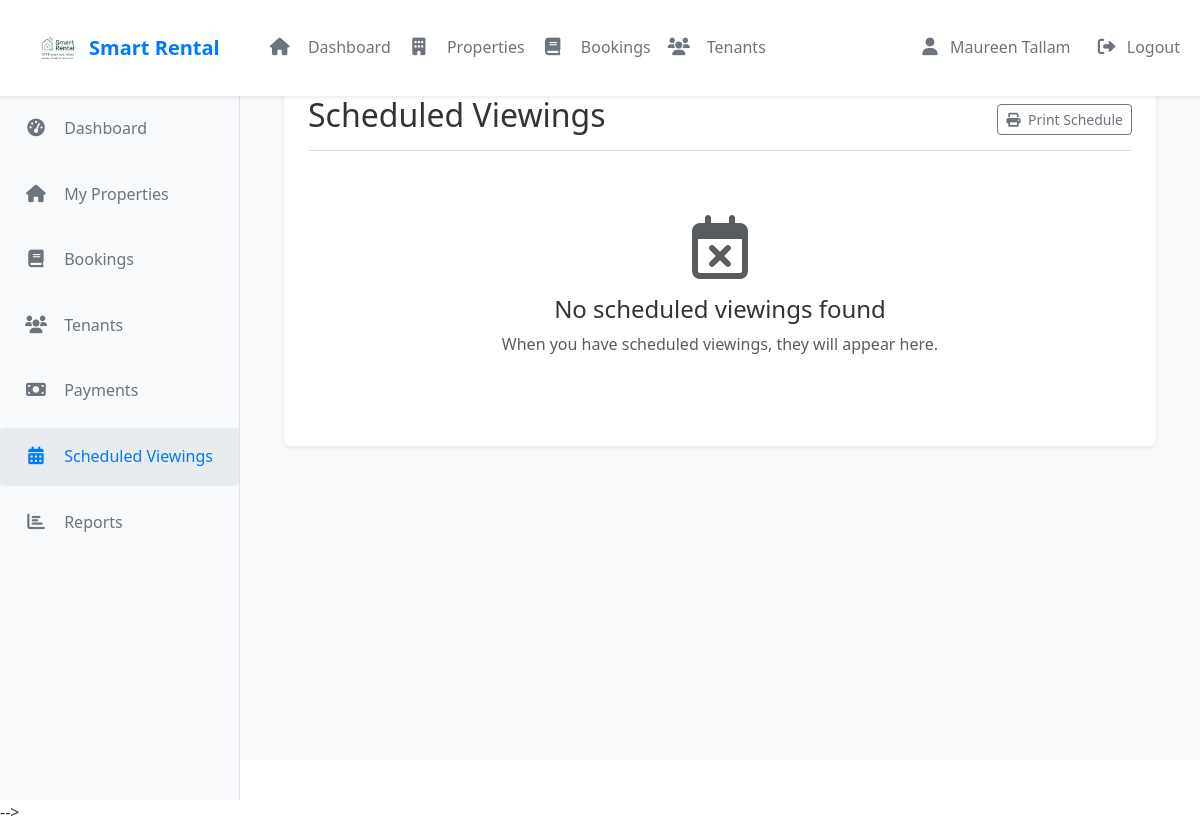
The app's page /smart_landlords/scheduled_viewings.php (signed in), older data.
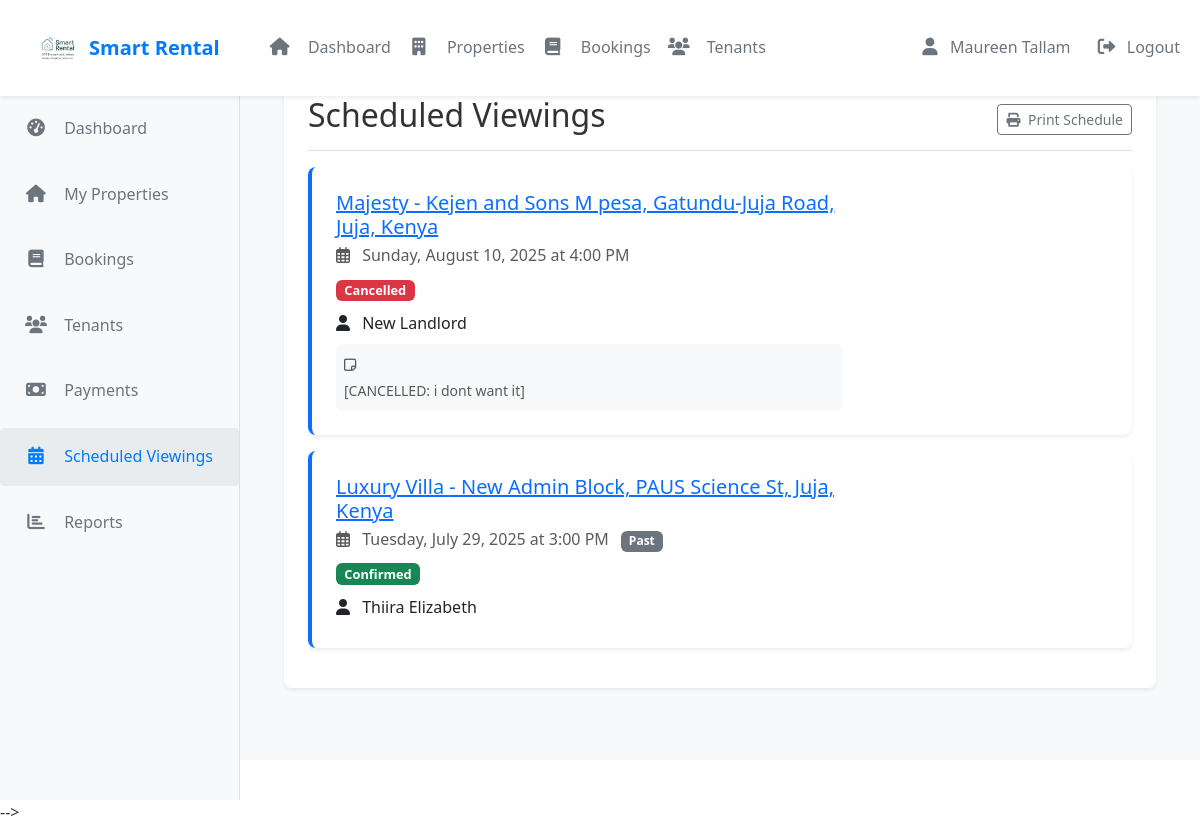
The same page, newer data.
### tables this page shows
CREATE TABLE `property_viewings` (
  `id` int(11) NOT NULL,
  `property_id` int(11) NOT NULL,
  `user_id` int(11) DEFAULT NULL,
  `viewer_name` varchar(100) NOT NULL,
  `contact_number` varchar(20) NOT NULL,
  `viewing_date` date NOT NULL,
  `viewing_time` time NOT NULL,
  `status` enum('pending','confirmed','completed','cancelled') NOT NULL DEFAULT 'pending',
  `notes` text DEFAULT NULL,
  `created_at` timestamp NOT NULL DEFAULT current_timestamp(),
  `updated_at` timestamp NOT NULL DEFAULT current_timestamp() ON UPDATE current_timestamp()
);

CREATE TABLE `houses` (
  `id` int(30) NOT NULL,
  `landlord_id` int(30) NOT NULL,
  `house_no` varchar(50) NOT NULL,
  `category_id` int(30) NOT NULL,
  `description` text NOT NULL,
  `location` varchar(255) DEFAULT NULL,
  `city` varchar(100) DEFAULT NULL,
  `state` varchar(100) DEFAULT NULL,
  `country` varchar(100) DEFAULT NULL,
  `latitude` decimal(10,8) DEFAULT NULL,
  `longitude` decimal(11,8) DEFAULT NULL,
  `price` double NOT NULL,
  `security_deposit` decimal(10,2) DEFAULT NULL,
  `min_rental_period` int(11) DEFAULT 1 COMMENT 'In months',
  `max_rental_period` int(11) DEFAULT 12 COMMENT 'In months',
  `advance_rent_months` int(11) DEFAULT 1 COMMENT 'Number of months rent to pay in advance',
  `payment_cycle` enum('monthly','quarterly','annually') NOT NULL DEFAULT 'monthly',
  `late_fee_percentage` decimal(5,2) DEFAULT 5.00,
  `bedrooms` int(11) DEFAULT 0,
  `bathrooms` int(11) DEFAULT 0,
  `area` decimal(10,2) DEFAULT NULL,
  `image` varchar(255) DEFAULT NULL,
  `main_image` varchar(255) DEFAULT NULL,
  `featured` tinyint(1) DEFAULT 0,
  `status` tinyint(1) DEFAULT 1,
  `created_at` timestamp NOT NULL DEFAULT current_timestamp(),
  `updated_at` timestamp NOT NULL DEFAULT current_timestamp() ON UPDATE current_timestamp(),
  `address` text DEFAULT NULL,
  `total_units` int(11) NOT NULL DEFAULT 1,
  `available_units` int(11) NOT NULL DEFAULT 1
);

CREATE TABLE `users` (
  `id` int(30) NOT NULL,
  `name` text NOT NULL,
  `username` varchar(200) NOT NULL,
  `phone_number` varchar(20) DEFAULT NULL COMMENT 'User''s contact phone number',
  `current_balance` decimal(15,2) DEFAULT 0.00,
  `default_payment_method` varchar(50) DEFAULT NULL,
  `password` text NOT NULL,
  `type` enum('admin','landlord','caretaker','customer') NOT NULL DEFAULT 'customer'
);

### config/auth.php (called while the page is built, shortened)
<?php
function has_role($role) {
    return isset($_SESSION['user_type']) && $_SESSION['user_type'] === $role;
}
function is_landlord() {
    return has_role('landlord');
}
?>

### smart_landlords/scheduled_viewings.php (the view, shortened to what this page needs)
<?php
require_once '../config/db.php';
require_once '../config/auth.php';
$sql = "SELECT pv.*, h.house_no, h.location, u.name as user_name,
               u.phone_number as user_phone, h.id as property_id
        FROM property_viewings pv
        JOIN houses h ON pv.property_id = h.id
        LEFT JOIN users u ON pv.user_id = u.id
        WHERE h.landlord_id = ?
        ORDER BY pv.viewing_date DESC, pv.viewing_time DESC";
$stmt = $conn->prepare($sql);
$stmt->bind_param('i', $_SESSION['user_id']);
$stmt->execute();
$viewings = $stmt->get_result();
?>
<!DOCTYPE html>
<html lang="en">
<head>
    <link href="https://cdn.jsdelivr.net/npm/bootstrap@5.3.0/dist/css/bootstrap.min.css" rel="stylesheet">
    <link rel="stylesheet" href="https://cdnjs.cloudflare.com/ajax/libs/font-awesome/6.0.0/css/all.min.css">
    <link rel="stylesheet" href="assets/css/style.css">
</head>
<body>
    <?php include('./includes/header.php'); ?>
    <div class="page-wrapper">
        <nav id="sidebar" class="sidebar">
            <div class="position-sticky">
                <ul class="nav flex-column">
                    <li class="nav-item">
                        <a class="nav-link" href="index.php">
                            <i class="fas fa-tachometer-alt"></i> Dashboard
                        </a>
                    </li>
                    <li class="nav-item">
                        <a class="nav-link" href="properties.php">
                            <i class="fas fa-home"></i> My Properties
                        </a>
                    </li>
                    <li class="nav-item">
                        <a class="nav-link" href="bookings.php">
                            <i class="fas fa-book"></i> Bookings
                        </a>
                    </li>
                    <li class="nav-item">
                        <a class="nav-link" href="tenants.php">
                            <i class="fas fa-users"></i> Tenants
                        </a>
                    </li>
                    <li class="nav-item">
                        <a class="nav-link" href="payments.php">
                            <i class="fas fa-money-bill"></i> Payments
                        </a>
                    </li>
                    <li class="nav-item">
                        <a class="nav-link active" href="scheduled_viewings.php">
                            <i class="fas fa-calendar-alt"></i> Scheduled Viewings
                        </a>
                    </li>
                    <li class="nav-item">
                        <a class="nav-link" href="reports.php">
                            <i class="fas fa-chart-bar"></i> Reports
                        </a>
                    </li>
                </ul>
            </div>
        </nav>
        <div class="main-content mt-4">
            <div class="container-fluid">
                <div class="page-content">
                    <div class="d-flex justify-content-between flex-wrap flex-md-nowrap align-items-center pt-3 pb-2 mb-3 border-bottom">
                        <h1 class="h2">Scheduled Viewings</h1>
                        <div class="btn-toolbar mb-2 mb-md-0">
                            <button class="btn btn-sm btn-outline-secondary" onclick="window.print()">
                                <i class="fas fa-print me-1"></i> Print Schedule
                            </button>
                        </div>
                    </div>
                    <div class="row">
                        <div class="col-md-12">
                            <?php if ($viewings->num_rows > 0): ?>
                                <?php while ($viewing = $viewings->fetch_assoc()):
                                    $viewing_datetime = new DateTime($viewing['viewing_date'] . ' ' . $viewing['viewing_time']);
                                    $now = new DateTime();
                                    $is_past = $viewing_datetime < $now;
                                ?>
                                    <div class="card viewing-card mb-3">
                                        <div class="card-body">
                                            <div class="row">
                                                <div class="col-md-8">
                                                    <h5 class="card-title mb-1">
                                                        <a href="property.php?id=<?php echo $viewing['property_id']; ?>">
                                                            <?php echo htmlspecialchars($viewing['house_no']); ?> -
                                                            <?php echo htmlspecialchars($viewing['location']); ?>
                                                        </a>
                                                    </h5>
                                                    <p class="text-muted mb-2">
                                                        <i class="far fa-calendar-alt me-2"></i>
                                                        <?php echo date('l, F j, Y', strtotime($viewing['viewing_date'])); ?> at
                                                        <?php echo date('g:i A', strtotime($viewing['viewing_time'])); ?>
                                                        <?php if ($is_past): ?>
                                                            <span class="badge bg-secondary ms-2">Past</span>
                                                        <?php endif; ?>
                                                    </p>
                                                    <div class="mb-2">
                                                        <span class="badge status-badge status-<?php echo $viewing['status']; ?>">
                                                            <?php echo ucfirst($viewing['status']); ?>
                                                        </span>
                                                    </div>
                                                    <?php if ($viewing['user_id']): ?>
                                                        <p class="mb-1">
                                                            <i class="fas fa-user me-2"></i>
                                                            <?php echo htmlspecialchars($viewing['user_name']); ?>
                                                        </p>
                                                    <?php endif; ?>
                                                    <?php if (!empty($viewing['notes'])): ?>
                                                        <div class="mt-2 p-2 bg-light rounded">
                                                            <small class="text-muted">
                                                                <i class="far fa-sticky-note me-1"></i>
                                                                <?php echo nl2br(htmlspecialchars($viewing['notes'])); ?>
                                                            </small>
                                                        </div>
                                                    <?php endif; ?>
                                                </div>
                                                <div class="col-md-4 text-end action-buttons">
                                                </div>
                                            </div>
                                        </div>
                                    </div>
                                <?php endwhile; ?>
                            <?php else: ?>
                                <div class="text-center py-5">
                                    <i class="far fa-calendar-times fa-4x text-muted mb-3"></i>
                                    <h4>No scheduled viewings found</h4>
                                    <p class="text-muted">When you have scheduled viewings, they will appear here.</p>
                                </div>
                            <?php endif; ?>
                        </div>
                    </div>
                </div>
            </div>
        </div>
    </div>
</body>
</html>

### smart_landlords/includes/header.php (shortened to what this page needs)
<?php
require_once '../config/auth.php';
?>
<nav class="navbar navbar-expand-lg navbar-light bg-white shadow-sm fixed-top">
    <div class="container-fluid">
        <a class="navbar-brand d-flex align-items-center" href="index.php">
            <img src="./assets/images/smart_rental_logo.png" alt="Smart Rental" height="40" class="me-2">
            <span class="navbar-text">Smart Rental</span>
        </a>
        <div class="collapse navbar-collapse" id="navbarNav">
            <ul class="navbar-nav me-auto">
                <li class="nav-item">
                    <a class="nav-link" href="index.php">
                        <i class="fas fa-home"></i> Dashboard
                    </a>
                </li>
                <li class="nav-item">
                    <a class="nav-link" href="properties.php">
                        <i class="fas fa-building"></i> Properties
                    </a>
                </li>
                <li class="nav-item">
                    <a class="nav-link" href="bookings.php">
                        <i class="fas fa-book"></i> Bookings
                    </a>
                </li>
                <li class="nav-item">
                    <a class="nav-link" href="tenants.php">
                        <i class="fas fa-users"></i> Tenants
                    </a>
                </li>
            </ul>
            <ul class="navbar-nav">
                <?php if (is_landlord()): ?>
                    <li class="nav-item">
                        <span class="nav-link me-2">
                            <i class="fas fa-user me-1"></i>
                            <?php echo htmlspecialchars($_SESSION['user_name']); ?>
                        </span>
                    </li>
                    <li class="nav-item">
                        <a class="nav-link btn btn-outline-primary" href="../logout.php">
                            <i class="fas fa-sign-out-alt me-1"></i>
                            Logout
                        </a>
                    </li>
                <?php endif; ?>
            </ul>
        </div>
    </div>
</nav>

### includes/footer.php (shortened to what this page needs)
</body>
</html>

### smart_landlords/assets/css/style.css (style rules this page uses)
body { font-family: 'Segoe UI', Tahoma, Geneva, Verdana, sans-serif; line-height: 1.6; color: #333; }
.navbar { box-shadow: 0 2px 4px rgba(0,0,0,0.1); }
.navbar-brand img { height: 40px; }
.main-content { padding: 2rem; margin-left: 240px; min-height: calc(100vh - 4rem); background-color: #f8f9fa; }
.card { margin-bottom: 1.5rem; box-shadow: 0 0.125rem 0.25rem rgba(0,0,0,0.075); border: none; border-radius: 0.5rem; transition: transform 0.2s ease-in-out; }
.card-body { padding: 1.5rem; }
.page-content { padding: 1.5rem; background-color: white; border-radius: 0.5rem; box-shadow: 0 0.125rem 0.25rem rgba(0,0,0,0.075); }
.sidebar { position: fixed; top: 0; left: 0; width: 240px; min-height: 100vh; padding-top: 6rem; background-color: #f8f9fa; border-right: 1px solid #dee2e6; z-index: 1000; }
.navbar { z-index: 1030; box-shadow: 0 2px 4px rgba(0,0,0,0.1); }
.page-wrapper { min-height: 100vh; display: flex; flex-direction: column; }
.nav-link { color: #6c757d; padding: 1rem 1.5rem; margin: 0.25rem 0; transition: all 0.3s ease; border-radius: 4px; }
.nav-link i { width: 1.75rem; text-align: center; margin-right: 1rem; font-size: 1.2rem; }
.nav-link.active { color: #007bff; background-color: #e9ecef; font-weight: 500; }
.nav-link i { width: 1.5rem; text-align: center; margin-right: 0.75rem; font-size: 1.1rem; }
.navbar-brand { padding: 1rem 1.5rem; }
.navbar-brand img { height: 45px; margin-right: 1rem; }
.navbar-brand span { font-weight: 600; color: #007bff; font-size: 1.25rem; }

### smart_landlords/scheduled_viewings.php (style rules this page uses)
.status-badge { font-size: 0.8rem; padding: 0.35em 0.65em; }
.status-confirmed { background-color: #198754; color: #fff; }
.status-cancelled { background-color: #dc3545; color: #fff; }
.viewing-card { transition: all 0.3s ease; margin-bottom: 1.5rem; border-left: 4px solid #0d6efd; }

Row changes from the older to the newer data that the page shows:
added property_viewings: property.house_no "Majesty", property.location "Kejen and Sons M pesa, Gatundu-Juja Road, Juja, Kenya", viewing_date "Sunday, August 10, 2025", viewing_time "4:00 PM", status "Cancelled", user.name "New Landlord", notes "[CANCELLED: i dont want it]"
added property_viewings: property.house_no "Luxury Villa", property.location "New Admin Block, PAUS Science St, Juja, Kenya", viewing_date "Tuesday, July 29, 2025", viewing_time "3:00 PM", shows "Past", status "Confirmed", user.name "Thiira Elizabeth"
Text that changed along with them:
text no longer shown: "No scheduled viewings found When you have scheduled viewings, they will appear here."
